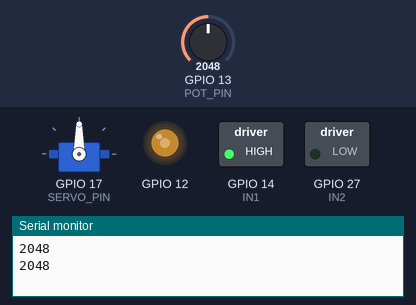
This sketch was run on a simulated ESP32. Shown: servo, switched loads named in the sketch (green lamp = pin HIGH), output pins drawn as LEDs (lit = HIGH), the last lines printed to the serial monitor. The inputs (shaded band) are chosen by the test bench; at power-on: GPIO 13 (POT_PIN) = 2048.

Above: at 1.8 s.
1.9 s: GPIO 13 (POT_PIN) set to 2866
At 2.8 s:
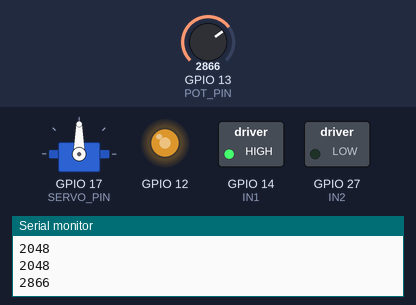
5.5 s: GPIO 13 (POT_PIN) set to 3603
At 6.8 s:
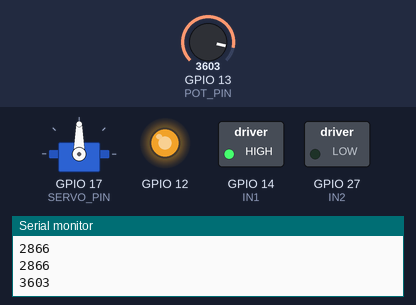
9.5 s: GPIO 13 (POT_PIN) set to 491
At 10.6 s:
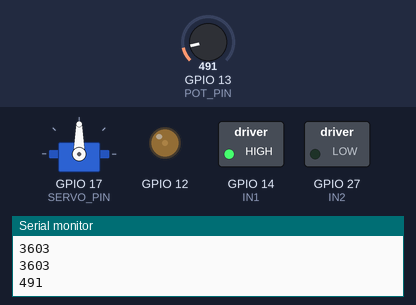
13.6 s: GPIO 13 (POT_PIN) set to 0
At 14.9 s:
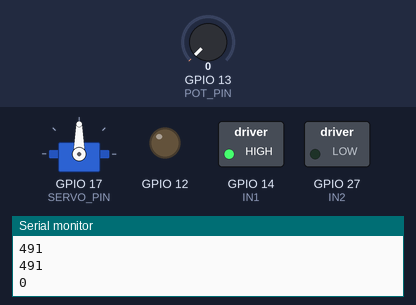
17.6 s: GPIO 13 (POT_PIN) set to 2047
At 18.5 s:
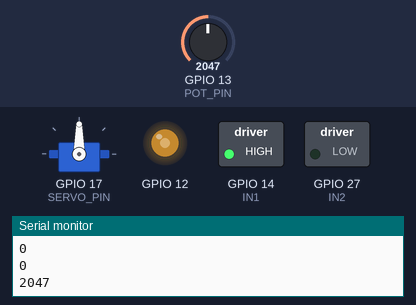
Timing chart, 0 to 22.7 s (numbered marks = the images above; inputs shaded):
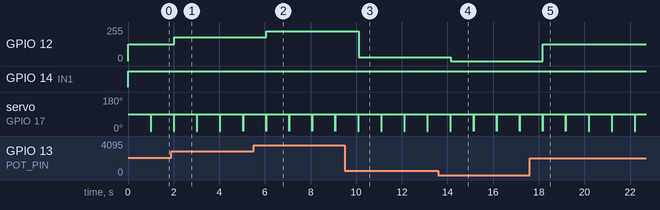

The sketch:

bangChuyen_pwm.ino
```cpp
#include<Arduino.h>
#include <ESP32Servo.h>

#define ENA 12
#define IN1 14
#define IN2 27
#define POT_PIN 13 // Chân analog đọc giá trị từ biến trở
#define SERVO_PIN 17

const int freq = 5000;
const int resolution = 8;
const int channel = 0;

Servo servo1;
bool isServo1Active = false;

void setup() {
  // Khởi động Serial để kiểm tra giá trị đọc được từ biến trở (tuỳ chọn)
  Serial.begin(115200);
  // Thiết lập các chân điều khiển động cơ là OUTPUT
  pinMode(IN1, OUTPUT);
  pinMode(IN2, OUTPUT);

  // Thiết lập chân biến trở là INPUT
  pinMode(POT_PIN, INPUT);

  //pwm
  ledcAttachChannel(ENA, freq, resolution, channel);

  //servo1
  servo1.attach(SERVO_PIN, 500, 2500);

}

void loop() {
  controlMotor();
  controlServo1();
  // Thêm một khoảng delay nhỏ để cập nhật giá trị liên tục
  delay(10);
}

void controlMotor(){
// Đọc giá trị từ biến trở (trên ESP32, giá trị trả về từ 0 đến 4095)
  int potValue = analogRead(POT_PIN);

  // In ra giá trị đọc được để kiểm tra (tuỳ chọn)
  Serial.println(potValue);

  // Chuyển đổi giá trị từ biến trở sang giá trị PWM (từ 0 đến 255)
  int speed = map(potValue, 0, 4095, 0, 255);

  // Điều khiển động cơ DC
  ledcWriteChannel(channel, speed); // Điều chỉnh tốc độ động cơ thông qua PWM
  digitalWrite(IN1, HIGH);  // Đặt hướng quay cho động cơ (có thể đảo chiều)
  digitalWrite(IN2, LOW);   // Đặt hướng quay cho động cơ (có thể đảo chiều)
}

void controlServo1(){
  if(!isServo1Active){
    servo1.write(90);
    delay(1000);
    servo1.write(0);
  }
  else {
    servo1.write(0);
  }
}
```

Measured:
- after the input at 1.9 s, GPIO 12: 127/255 → 177/255 after 0.12 s
- after the input at 5.5 s, GPIO 12: 177/255 → 223/255 after 0.56 s
- after the input at 9.5 s, GPIO 12: 223/255 → 30/255 after 0.60 s
- after the input at 13.6 s, GPIO 12: 30/255 → 0/255 after 0.54 s
- after the input at 17.6 s, GPIO 12: 0/255 → 127/255 after 0.58 s
- by itself, servo on GPIO 17 (SERVO_PIN): alternates 90° for 1.0 s and 0° for 0.01 s
